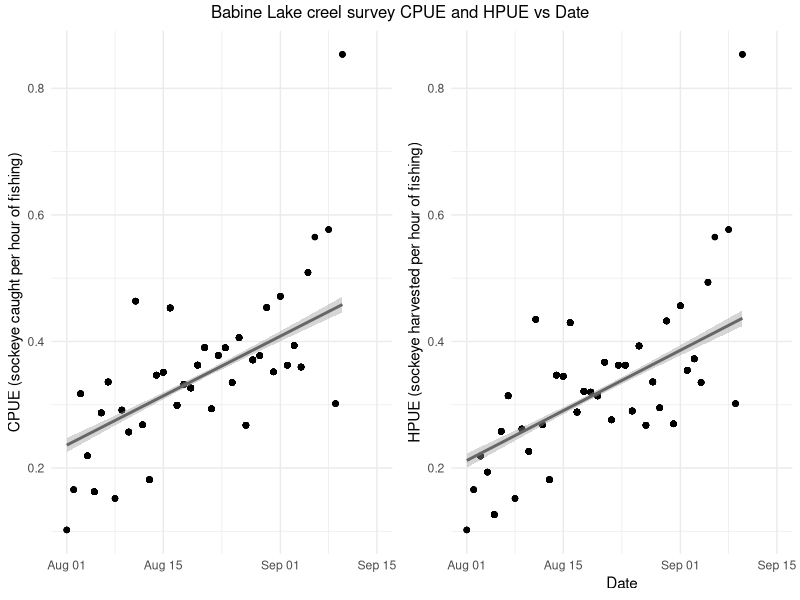
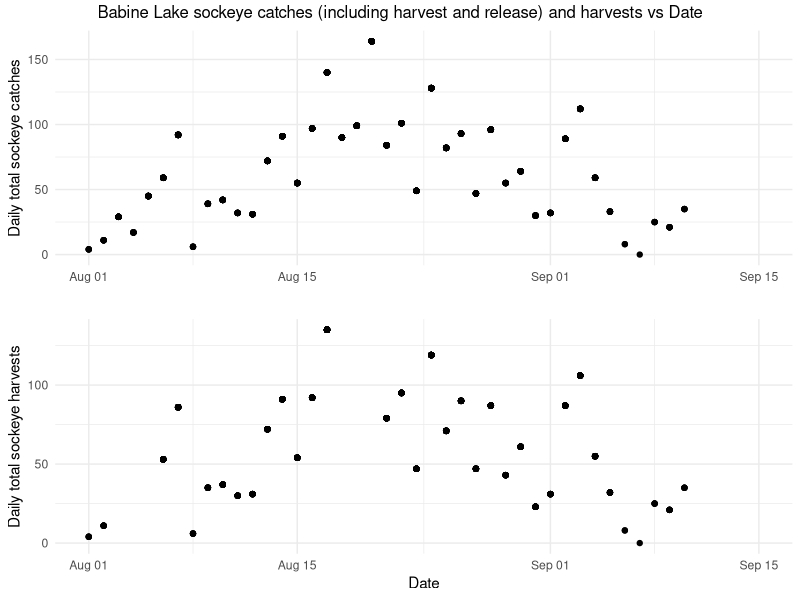
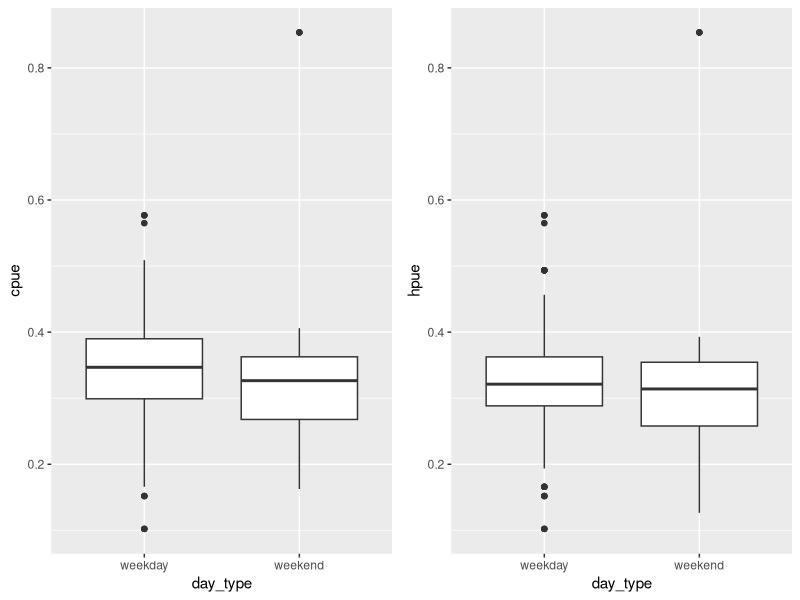
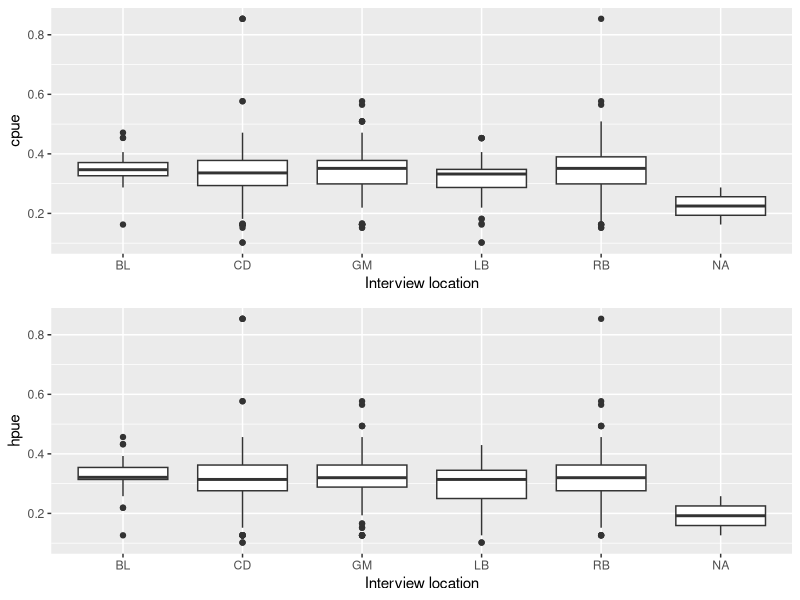
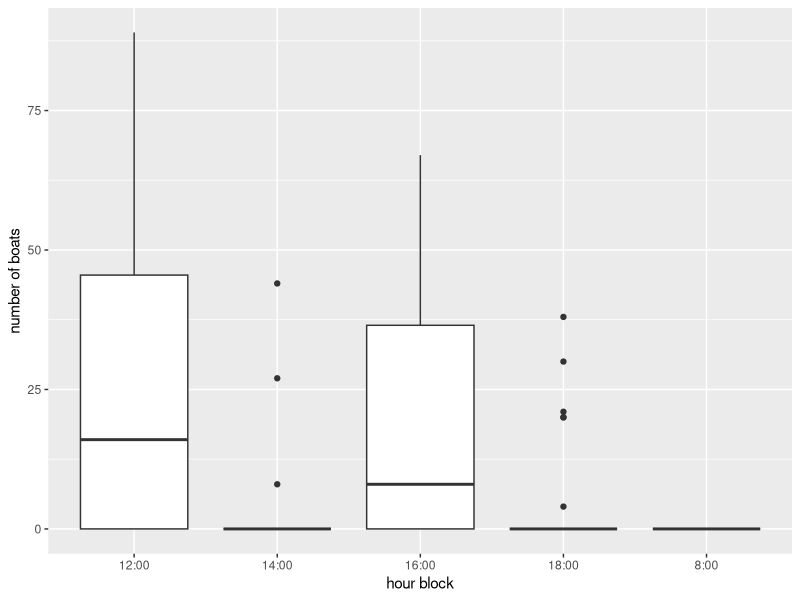

Reproduce these figures in R, in order. (Note: this script raises an error after producing the figures.)
library(tidyverse)
library(grid)
library(gridExtra)
library(lubridate)

# 1. read data
creel_2023 <- read_csv("data/2023 creel data.csv")
boatcounts <- read_csv("data/boatcounts.csv")
interviews_bydate <- read_csv("data/interviews_bydate.csv")
boat_eff <- read_csv("data/boat_effort.csv")

# 2. process and format data for analysis
creel_2023 <- creel_2023 %>%
  subset(Date!= "Totals") %>%
  subset(!is.na(`Time of Interview`)) %>%
  select(-c(CPUE, HPUE)) %>%
  rename(sockeye_killed = `Catch Killed`, rainbow_killed = `...14`, laketrout_killed = `...15`,
         whitefish_killed = `...16`, burbot_killed = `...17`, coho_killed = `...18`,
         sockeye_rel = `Catch Released`, rainbow_rel = `...20`, laketrout_rel = `...21`,
         whitefish_rel = `...22`, burbot_rel = `...23`, coho_rel = `...24`, total_sk_catch = `Total Sk Catch + Rel`,
         total_eff = `No Anglers X Hrs fished`) %>%
  group_by(Date) %>%
  add_count(Date, name = "n_interviews_on_date") %>%
  mutate(sockeye_killed = as.numeric(sockeye_killed), total_eff = as.numeric(total_eff), 
         total_sk_catch = as.numeric(total_sk_catch),
         daily_catch = sum(as.numeric(total_sk_catch)),
         daily_harv = sum(as.numeric(sockeye_killed)),
         Date = mdy(Date)) %>% 
  mutate(sockeye_killed = ifelse(is.na(sockeye_killed), 0, sockeye_killed),
         total_sk_catch = ifelse(is.na(total_sk_catch), 0, total_sk_catch)) %>%
  mutate(cpue = sum(total_sk_catch)/sum(total_eff),
         hpue = sum(sockeye_killed)/sum(total_eff),
         var_hpue = (sum(sockeye_killed - total_eff*hpue)^2)/
           (((sum(total_eff))/n_interviews_on_date)^2)*(n_interviews_on_date*(n_interviews_on_date-1)),
         var_cpue = (sum(total_sk_catch - total_eff*cpue)^2)/
           (((sum(total_eff))/n_interviews_on_date)^2)*(n_interviews_on_date*(n_interviews_on_date-1))) %>%
  mutate(day_type = case_when(week_day == "Monday" | week_day == "Tuesday" |
                                week_day == "Wednesday" | week_day == "Thursday" |
                                week_day == "Friday" ~ "weekday",
                              week_day == "Saturday" | week_day == "Sunday" ~ "weekend"))

# Plot CPUE and HPUE trends by date
cpue_pt <- creel_2023 %>%
  ggplot(aes(x = Date, y = cpue)) +
  geom_point()+
  geom_smooth(method = "lm", colour = "grey40")+
  theme_minimal() +
  ylab("CPUE (sockeye caught per hour of fishing)") + xlab("")


hpue_pt <- creel_2023 %>%
  ggplot(aes(x = Date, y = hpue)) +
  geom_point()+
  geom_smooth(method = "lm", colour = "grey40")+
  theme_minimal()+
  ylab("HPUE (sockeye harvested per hour of fishing)")

grid.arrange(cpue_pt, hpue_pt, nrow = 1, top=textGrob("Babine Lake creel survey CPUE and HPUE vs Date"))

#Plot daily total catch and daily total harvest by date
harvestplot <- creel_2023 %>%
  ggplot(aes(x = Date, y = daily_harv))+
  geom_point() +
  theme_minimal() +
  ylab("Daily total sockeye harvests")
catchplot <- creel_2023 %>%
  ggplot(aes(x = Date, y = daily_catch))+
  geom_point() +
  theme_minimal() +
  ylab("Daily total sockeye catches")+ xlab("")
grid.arrange(catchplot, harvestplot, nrow = 2, top = textGrob("Babine Lake sockeye catches (including harvest and release) and harvests vs Date"))

# Write csv for reformatted data file
#write.csv(creel_2023, "~/coastland/lbn-sockeye-creel/data/creel2023_reformatted.csv", row.names = FALSE) 

# Analysis of effort by day of the week and by type of day ----------------
### weekend vs weekday ANOVA
aov_day_eff <- aov(total_eff~day_type, data = creel_2023)
summary(aov_day_eff) # F = 11.29 on 1,750 Df, p = 0.0008
# Tested across all days of week using ANOVA: statistical difference (p = 0.033) 
# but maybe a result of weekday/weekend difference. So, try filtering out weekends and test:
weekdays <- creel_2023 %>%
  filter(day_type == "weekday")
aov_weekday_eff <- aov(total_eff ~ week_day, data = weekdays)
summary(aov_weekday_eff) # outcome: no significant difference BETWEEN WEEKDAYS
# use *weekday vs weekend* as strata (2 categories), rather than every day of week (7 categories). 
aov_daytype <- aov(cpue ~ day_type, data = creel_2023)
summary(aov_daytype) # p = 2.49e-07
#Effect of day type on number of interviews conducted per day:
aov_n_day <- aov(n_interviews_on_date ~ day_type, data = creel_2023)
summary(aov_n_day)

# Analysis of effort by location ------------------------------------------
aov_loc <- aov(total_eff ~ `Interview location`, data = creel_2023)
summary(aov_loc) # F = 2.99 on 5,743 Df, p = 0.011

aov_loc_cpue <- aov(cpue ~ `Interview location`, data = creel_2023)
summary(aov_loc_cpue) # not statistically significant - same for HPUE

aov_n_loc <- aov(n_interviews_on_date ~ `Interview location`, data = creel_2023)
summary(aov_n_loc) # not significant

# boxplots of CPUE and HPUE by day type -----------------------------------
cpueplot <- creel_2023 %>%
  ggplot(aes(x = day_type, y = cpue))+geom_boxplot()
hpueplot <- creel_2023 %>%
  ggplot(aes(x = day_type, y = hpue))+geom_boxplot()
grid.arrange(cpueplot, hpueplot, nrow = 1)

# Boxplots of CPUE and HPUE by location -----------------------------------
cp_loc <- creel_2023 %>%
  ggplot(aes(x = `Interview location`, y = cpue))+geom_boxplot()
hp_loc <- creel_2023 %>%
  ggplot(aes(x = `Interview location`, y = hpue))+geom_boxplot()
grid.arrange(cp_loc, hp_loc, nrow = 2)

# Estimate statistics by strata (day type and location) ----------------------
# calculate totals (effort, catch, harvest), then calculate CPUE/HPUE and its variance
strata_grouped <- creel_2023 %>%
  filter(!is.na(`Interview location`)) %>%
  group_by(`Interview location`, day_type) %>%
  summarise(total_effort = sum(total_eff),
            sk_catch = sum(total_sk_catch),
            sk_harvest = sum(sockeye_killed),
            mean_cpue = mean(cpue),
            mean_var_cpue = mean(var_cpue),
            mean_hpue = mean(hpue),
            mean_var_hpue = mean(var_hpue))

# Boat count data ---------------------------------------------------------

# For each hour block, calculate % effort x boat effort -------------------
hourly_boats <- boatcounts %>%
  pivot_longer(cols = `8:00`:`18:00`, names_to = "hour block", values_to = "number of boats") %>%
  mutate(per_effort = `number of boats`/ Count,
         `number of boats` = ifelse(is.na(`number of boats`), 0, `number of boats`)) %>%
  filter(!is.na(Count))


hourly_boats %>%
  ggplot(aes(x = `hour block`, y = `number of boats`))+
  geom_boxplot()
hourly_boats$Date <- mdy(hourly_boats$Date)

# Plot boat counts by date
eff_date <- hourly_boats %>%
  ggplot(aes(x = Date, y = Effort)) +
  geom_point() +
  geom_smooth(method = "lm", colour = "grey40")+
  theme_minimal() +
  ylab("Effort (average of hourly boat counts x 12h/boat)")

count_date <- hourly_boats %>%
  ggplot(aes(x = Date, y = Count)) +
  geom_point() + 
  geom_smooth(method = "lm", colour = "grey40")+
  theme_minimal() +
  ylab("Boat Count (total boats counted on day)")

grid.arrange(count_date, eff_date, nrow = 1, top = textGrob("Daily boat counts and daily boat effort by Date"))

# merge hourly_boats and creel_2023 by date 
# to get column for total daily fishing effort:

merged.df <- merge(creel_2023, hourly_boats, by = "Date") %>%
  View()
